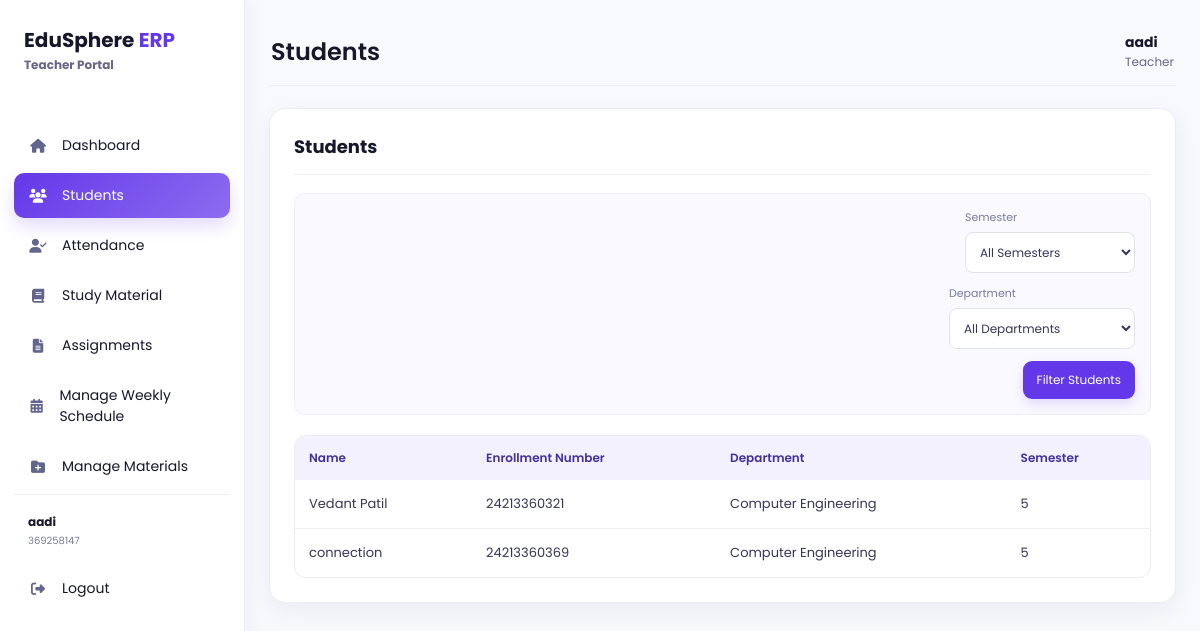
The app's page /teacher/students (signed in), older data.
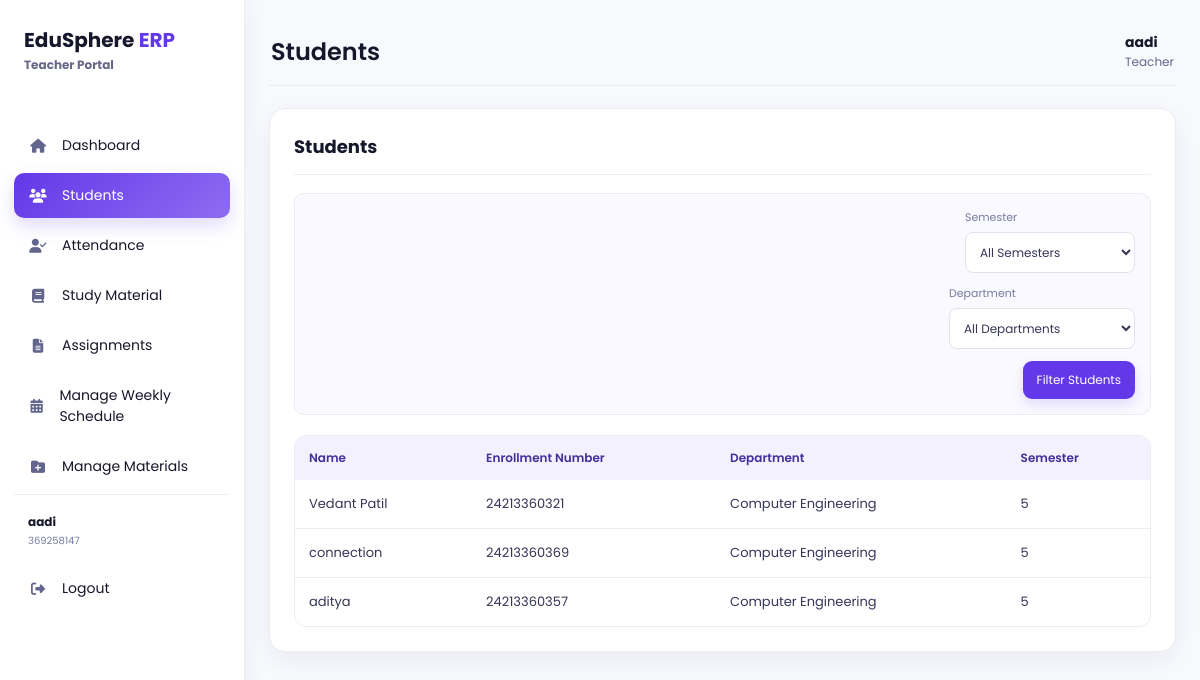
The same page, newer data.
### models/user.py (models this page shows, shortened)
class User(db.Model):
    __tablename__ = "users"
    id = db.Column(
        db.Integer,
        primary_key=True
    )
    full_name = db.Column(
        db.String(100),
        nullable=False
    )
    enrollment_no = db.Column(
        db.String(50),
        unique=True,
        nullable=True
    )
    employee_id = db.Column(
        db.String(50),
        unique=True,
        nullable=True
    )
    parent_id = db.Column(
        db.String(50),
        unique=True,
        nullable=True
    )
    admin_id = db.Column(
        db.String(50),
        unique=True,
        nullable=True
    )
    email = db.Column(
        db.String(120),
        unique=True,
        nullable=True
    )
    phone = db.Column(
        db.String(20),
        nullable=True
    )
    password = db.Column(
        db.String(200),
        nullable=False
    )
    role = db.Column(
        db.String(20),
        nullable=False
    )
    theme = db.Column(db.String(20), nullable=False, default="light", server_default="light")
    notifications_enabled = db.Column(db.Boolean, nullable=False, default=True, server_default="1")
    accent_color = db.Column(db.String(20), nullable=False, default="purple", server_default="purple")

### models/student.py (models this page shows)
class Student(db.Model):
    __tablename__ = "students"
    id = db.Column(
        db.Integer,
        primary_key=True
    )
    user_id = db.Column(
        db.Integer,
        db.ForeignKey("users.id"),
        nullable=False
    )
    roll_no = db.Column(
        db.String(20),
        unique=True,
        nullable=True
    )
    department = db.Column(
        db.String(50),
        nullable=True
    )
    semester = db.Column(
        db.Integer,
        nullable=True
    )
    division = db.Column(
        db.String(10),
        nullable=True
    )
    parent_email = db.Column(
        db.String(120),
        nullable=True
    )
    phone = db.Column(
        db.String(20),
        nullable=True
    )

### app.py (the view)
@app.route("/teacher/students")
def teacher_students():
    user = get_current_user_for_role("Teacher")
    if not user:
        flash("Access denied!")
        return redirect(url_for("login"))
    teacher_profile = Teacher.query.filter_by(user_id=user.id).first()
    base_query = Student.query.filter_by(department=teacher_profile.department) if teacher_profile and teacher_profile.department else Student.query.filter(Student.id == -1)
    semester_values = list(range(1, 9))
    department_values = [department.name for department in Department.query.order_by(Department.name).all()]
    selected_semester = request.args.get("semester", "").strip()
    selected_department = request.args.get("department", "").strip()
    if selected_semester and selected_semester.isdigit():
        base_query = base_query.filter(Student.semester == int(selected_semester))
    else:
        selected_semester = ""
    if selected_department in department_values:
        base_query = Student.query.filter(Student.department == selected_department)
        if selected_semester:
            base_query = base_query.filter(Student.semester == int(selected_semester))
    else:
        selected_department = ""
    profiles = base_query.all()
    rows = []
    for profile in profiles:
        student_user = db.session.get(User, profile.user_id)
        if student_user and student_user.role == "Student":
            rows.append([
                student_user.full_name,
                student_user.enrollment_no or "Not available",
                profile.department or "Not available",
                profile.semester or "Not available",
            ])
    return render_template("dashboard_section.html", current_user=user, role="Teacher", css_file="css/teacher.css", nav_items=ROLE_NAV_ITEMS["Teacher"], active_endpoint=request.endpoint, section_title="Students", section_name="students", section_icon="fa-users", table_headers=ROLE_SECTION_CONFIG["Teacher"]["students"][2], table_rows=rows, empty_message=ROLE_SECTION_CONFIG["Teacher"]["students"][3], student_semesters=semester_values, student_departments=department_values, selected_semester=selected_semester, selected_department=selected_department)

### app.py (called while the page is built)
def get_current_user_for_role(role):
    if session.get("role") != role or "user_id" not in session:
        return None
    user = db.session.get(User, session["user_id"])
    if not user or user.role != role:
        session.clear()
        return None
    return user

### templates/dashboard_section.html (shortened to what the changed rows need)
<!DOCTYPE html>
<html lang="en"><head><link rel="stylesheet" href="{{ url_for('static', filename=css_file) }}"><link rel="stylesheet" href="{{ url_for('static', filename='css/palette.css') }}"><link rel="stylesheet" href="https://cdnjs.cloudflare.com/ajax/libs/font-awesome/6.6.0/css/all.min.css"></head>
<body class="{% if role == 'Teacher' %}teacher-dashboard-page teacher-section-{{ section_name }} theme-{{ current_user.theme or 'light' }} accent-{{ current_user.accent_color or 'purple' }}{% endif %}">
<div class="sidebar"><div class="logo"><h2>EduSphere{% if role == 'Teacher' %} <span>ERP</span>{% endif %}</h2></div><ul>{% for endpoint, label, icon in nav_items if not (role == 'Teacher' and endpoint == 'teacher_profile') %}<li class="{% if endpoint == active_endpoint %}active{% endif %}" onclick="window.location.href='{{ url_for(endpoint) }}'"><i class="fa-solid {{ icon }}"></i><span>{{ label }}</span></li>{% endfor %}</ul></div>
<main class="main"><div class="topbar"><h2>{{ section_title }}</h2></div><section class="box full">
{% if role == 'Teacher' and section_name == 'lectures' %}
<form class="teacher-schedule-form" method="POST"><input type="hidden" name="action" value="add"><label>Day<select name="day_of_week" required>{% for day in ['Monday','Tuesday','Wednesday','Thursday','Friday','Saturday','Sunday'] %}<option value="{{ loop.index0 }}">{{ day }}</option>{% endfor %}</select></label><label>Subject<input name="subject" required></label><label>Department<input name="department" required></label><label>Start time<input type="time" name="start_time" required></label><label>End time<input type="time" name="end_time" required></label><label>Room (optional)<input name="room"></label><button type="submit">Add Lecture</button></form>
<div class="teacher-schedule-list">{% for lecture in schedules %}<form class="teacher-schedule-row" method="POST"><input type="hidden" name="action" value="update"><input type="hidden" name="lecture_id" value="{{ lecture.id }}"><select name="day_of_week">{% for day in ['Monday','Tuesday','Wednesday','Thursday','Friday','Saturday','Sunday'] %}<option value="{{ loop.index0 }}" {% if lecture.day_of_week == loop.index0 %}selected{% endif %}>{{ day }}</option>{% endfor %}</select><input name="subject" value="{{ lecture.subject }}" required><input name="department" value="{{ lecture.department or '' }}" required><input type="time" name="start_time" value="{{ lecture.start_time }}" required><input type="time" name="end_time" value="{{ lecture.end_time }}" required><input name="room" value="{{ lecture.room or '' }}" placeholder="Room"><button type="submit">Save</button><button type="submit" name="action" value="delete" formnovalidate>Delete</button></form>{% else %}<p>{{ empty_message }}</p>{% endfor %}</div>
{% elif role == 'Teacher' and section_name == 'students' %}{% if table_rows %}<table><tr>{% for header in table_headers %}<th>{{ header }}</th>{% endfor %}</tr>{% for row in table_rows %}<tr>{% for value in row %}<td>{{ value }}</td>{% endfor %}</tr>{% endfor %}</table>{% else %}<p>{{ empty_message }}</p>{% endif %}{% elif table_rows %}<table><tr>{% for header in table_headers %}<th>{{ header }}</th>{% endfor %}</tr>{% for row in table_rows %}<tr>{% for value in row %}<td>{{ value }}</td>{% endfor %}</tr>{% endfor %}</table>{% else %}<p>{{ empty_message }}</p>{% endif %}</section></main></body></html>

Row changes from the older to the newer data that the page shows:
added User: full_name "aditya", enrollment_no "24213360357"
added Student: department "Computer Engineering"
Text that changed along with them:
new list line: "5"
